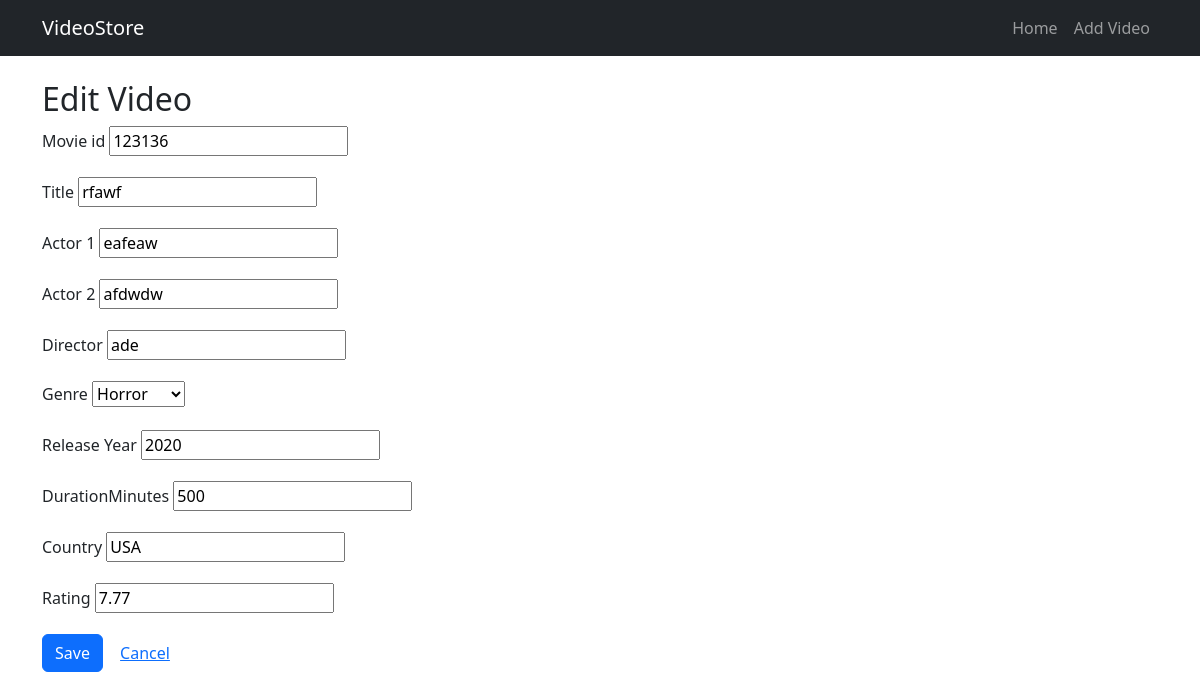
Page /123136/edit/ on the committed database.
### store/models.py (models this page shows)
class Video(models.Model):
    movie_id = models.IntegerField(
        primary_key=True,
        validators=[
            MinValueValidator(100000),
            MaxValueValidator(999999)
        ])
    movie_title = models.CharField('Title', max_length=200)
    actor1_name = models.CharField('Actor 1', max_length=100, blank=True)
    actor2_name = models.CharField('Actor 2', max_length=100, blank=True)
    director_name = models.CharField('Director', max_length=100, blank=True)
    GENRE_CHOICES = [
        ('COM', 'Comedy'),
        ('ROM', 'Romance'),
        ('ACT', 'Action'),
        ('DRM', 'Drama'),
        ('HOR', 'Horror'),
        ('OTH', 'Other'),
    ]
    movie_genre = models.CharField('Genre', max_length=10, choices=GENRE_CHOICES, default='OTH')
    release_year = models.PositiveIntegerField(
        'Release Year',
        validators=[MinValueValidator(1888), MaxValueValidator(datetime.now().year + 1)]
    )
    DurationMinutes = models.PositiveIntegerField(
        validators=[
            MaxValueValidator(600)
        ]
    )
    Country = models.CharField(max_length=50)
    Rating = models.DecimalField(
        max_digits=4,
        decimal_places=2,
        validators=[MinValueValidator(0), MaxValueValidator(10)]
    )
    '''
    def __str__(self):
        return f"{self.movie_title} ({self.release_year})"
        '''

### store/views.py (the view)
# urls.py: path('<int:pk>/edit/', views.video_update, name='video_update'),
def video_update(request, pk):
    video = get_object_or_404(Video, pk=pk)
    if request.method == 'POST':
        form = VideoForm(request.POST, instance=video)
        if form.is_valid():
            form.save()
            messages.success(request, 'Video updated.')
            return redirect('video_detail', pk=video.pk)
    else:
        form = VideoForm(instance=video)
    return render(request, 'store/video_form.html', {'form': form, 'title': 'Edit Video'})

### store/forms.py
class VideoForm(forms.ModelForm):
    class Meta:
        model = Video
        fields = ['movie_id', 'movie_title', 'actor1_name', 'actor2_name', 'director_name', 'movie_genre', 'release_year','DurationMinutes', 'Country', 'Rating']

### store/templates/store/video_form.html (shortened to what this page needs)
{% extends 'store/base.html' %}
{% block content %}
  <h2>{{ title }}</h2>
  <form method="post" novalidate>
    <div class="mb-3">
      {% for field in form %}
        <div class="mb-3">
          <label class="form-label" for="{{ field.id_for_label }}">{{ field.label }}</label>
          {{ field }}
        </div>
      {% endfor %}
    </div>
    <button class="btn btn-primary" type="submit">Save</button>
    <a class="btn btn-link" href="{% url 'video_list' %}">Cancel</a>
  </form>
{% endblock %}

### rows in the picture
Video: form "123136" "rfawf" "eafeaw" "afdwdw" "ade" "Horror" "2020" "500" "USA" "7.77"

### other values in the picture
{{ title }} "Edit Video"
{{ field.label }} "Movie id" "Title" "Actor 1" "Actor 2" "Director" "Genre" "Release Year" "DurationMinutes" "Country" "Rating"
